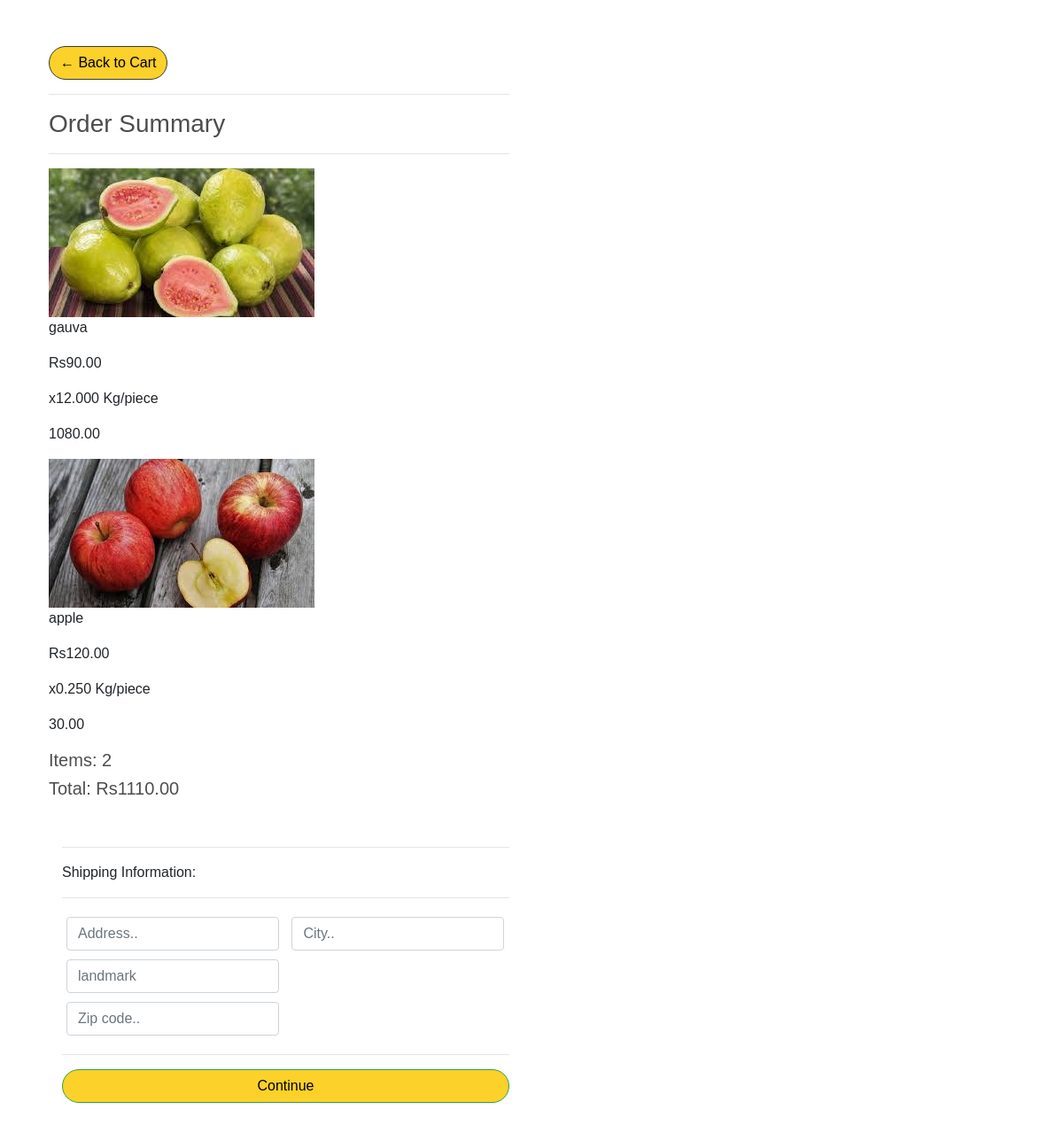
Screenshot of /user/add/checkout/ (signed in) with the database file from the repository.
### atoz_store/models.py (models this page shows, shortened)
class OrderItem(models.Model):
    product = models.ForeignKey(Product,on_delete=models.SET_NULL,blank=True,null=True)
    order = models.ForeignKey(Order,on_delete=models.SET_NULL,blank=True,null=True)
    quantity = models.DecimalField(decimal_places=3,max_digits=7 ,default=0,null=True,blank=True)
    date_ordered = models.DateTimeField(auto_now_add=True)
    @property
    def get_total(self):
        total = self.product.price*self.quantity
        return total

class Product(models.Model):
    catagory_choice = (
        ("fruit","fruit"),
        ("dryfruit","dryfruit"),
        ("vegitable","vegitable"),
        ("other","other"),
         )
    name = models.CharField(max_length=128,null=True,)
    catagory = models.CharField(max_length=30,choices= catagory_choice ,null=True)
    price = models.DecimalField(max_digits=7, decimal_places=2)
    image = models.ImageField(null=True,blank=True)
    prodtype =models.BooleanField(default=True)
    @property
    def imageURL(self):
        try:
            url = self.image.url
        except:
            url = ''
        return url

class Order(models.Model):
    status = (
        ("op","order processing"),
        ("od","out for delivery"),
        ("d","delivered"),
         )
    customer = models.ForeignKey(Customer,on_delete=models.SET_NULL,blank=True,null=True)
    status = models.CharField(max_length=40,choices=status,null=True,default="null")
    date_ordered = models.DateTimeField(auto_now_add=True,null=True)
    mark = models.IntegerField(default=1)
    complete = models.BooleanField(default=True,null=True,blank=False)
    transaction_id = models.CharField(max_length=128,null=True)
    @property
    def get_cart_total(self):
        orderitem=self.orderitem_set.all()
        total = sum([item.get_total for item in orderitem])
        return total
    @property
    def get_cart_items(self):
        orderitem=self.orderitem_set.all()
        total = sum([self.mark for item in orderitem])
        return total

### atoz_store/views.py (the view)
# urls.py: path('checkout/',views.checkout,name="checkout"),
def checkout(request):
     if request.user.is_authenticated:
        order,created = Order.objects.get_or_create(customer=customer,complete=False)
        items = order.orderitem_set.all()
        cartitems = order.get_cart_items
     else:
        cookieData = cookieCart(request)
        print(cookieData)
        cartitems = cookieData['cartitems']
        order = cookieData['order']
        items = cookieData['items']
     context = {'items':items,'order':order,'cartitems':cartitems}
     return render(request, 'atoz_store/checkout.html',context)

### atoz_store/Templates/atoz_store/checkout.html (shortened to what this page needs)
{% extends 'atoz_store/main.html' %}
{% load static %}
{% block content %}
     <div class="row">
		<div class="col-lg-6">
			<div class="box-element">
				<a  class="btn btn-outline-dark srcbtn" href="{% url 'cart' %}">&#x2190; Back to Cart</a>
				<hr>
				<h3>Order Summary</h3>
				<hr>
				{% for item in items %}
				<div class="cart-row">
					<div style="flex:2"><img class="row-image" src="{{item.product.imageURL}}" alt="not fouund"></div>
					<div style="flex:2"><p>{{item.product.name}}</p></div>
					<div style="flex:1"><p>Rs{{item.product.price|floatformat:2}}</p></div>
					<div style="flex:1"><p>x{{item.quantity|floatformat:3}} Kg/piece</p></div>
					<div style="flex:1"><p>{{item.get_total|floatformat:2}} </p></div>
				</div>
				{% endfor %}
				<h5>Items:   {{cartitems|floatformat:0}}</h5>
				<h5>Total:   Rs{{order.get_cart_total|floatformat:2}}</h5>
			</div>
		</div>
	</div>
	<div class="col-lg-6">
		<div class="box-element" id="form-wrapper">
			<form id="form">
				<div id="shipping-info">
					<hr>
					<p>Shipping Information:</p>
					<hr>
					<div class="form-field">
						<input class="form-control" type="text" name="address" placeholder="Address..">
					</div>
					<div class="form-field">
						<input class="form-control" type="text" name="city" placeholder="City..">
					</div>
					<div class="form-field">
						<input class="form-control" type="text" name="landmark" placeholder="landmark">
					</div>
					<div class="form-field">
					</div>
					<div class="form-field">
						<input class="form-control" type="text" name="zipcode" placeholder="Zip code..">
					</div>
				</div>
				<hr>
				<input id="form-button" class="btn btn-success btn-block srcbtn" type="submit" value="Continue">
			</form>
		</div>
		<br>
	</div>
{% endblock content %}

### atoz_store/static/css/main.css (style rules this page uses)
body { background-color:white; font-family: 'Ubuntu', sans-serif; }
h1,h2,h3,h4,h5,h6 { color:hsl(0, 0%, 30%); }
.box-element { padding-left: 20px; background-color: #fff; border-radius: 4px; padding: 10px; font-family: 'Ubuntu', sans-serif; }
.col-lg-4, .col-lg-6, .col-lg-8, .col-lg-12 { margin-top: 10px; }
.btn { border-radius: 5em; background-color: #6b8e23; color: black; }
.form-field { width:250px; display: inline-block; padding: 5px; }
.srcbtn { background-color: #fcd12a; }
a { text-shadow: 0px 0px 3px rgba(117, 117, 117, 0.12); color: grey; text-decoration: none }

### rows the page displays
OrderItem: product.imageURL (picture), product.name "gauva", product.price "90.00", quantity "12.000", get_total "1080.00"
OrderItem: product.imageURL (picture), product.name "apple", product.price "120.00", quantity "0.250", get_total "30.00"
Order: get_cart_total "1110.00"

### other values shown
{{ cartitems|floatformat:0 }} "2"
